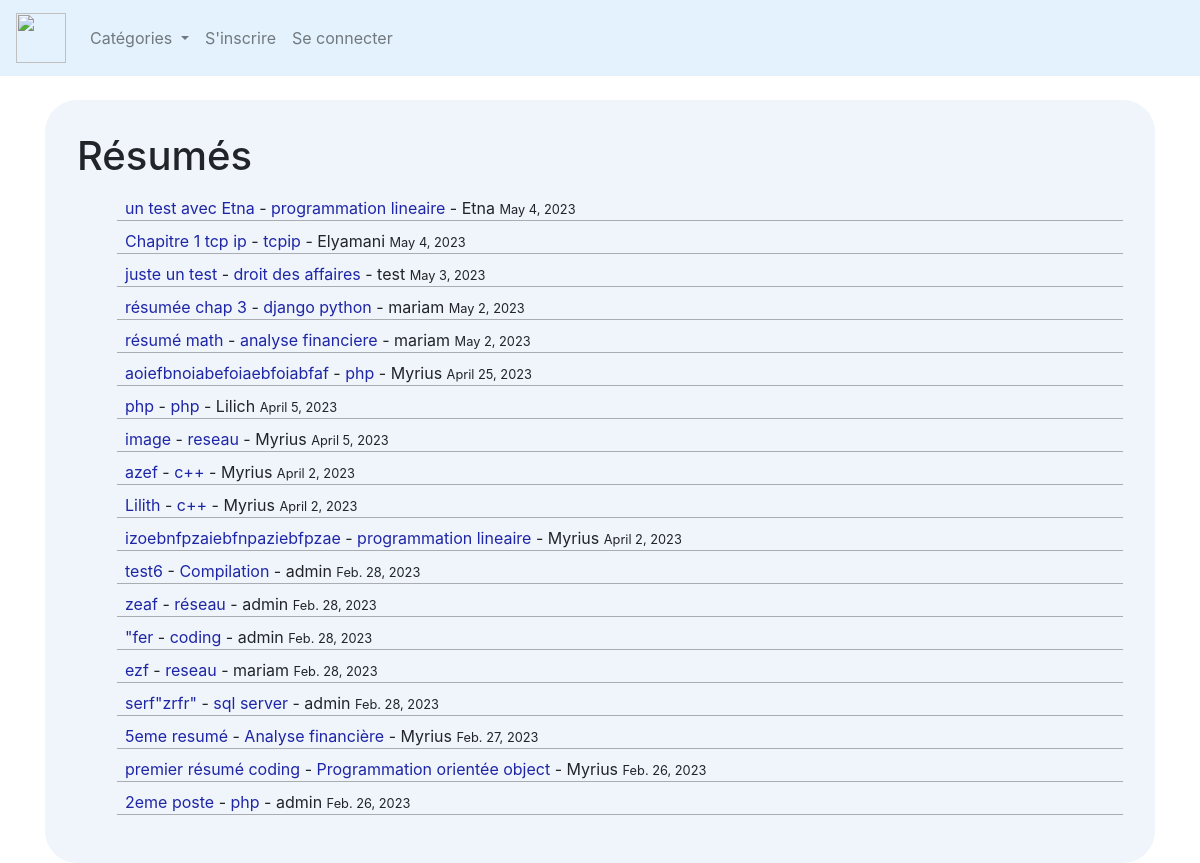
/, run on an earlier commit of the app's database.
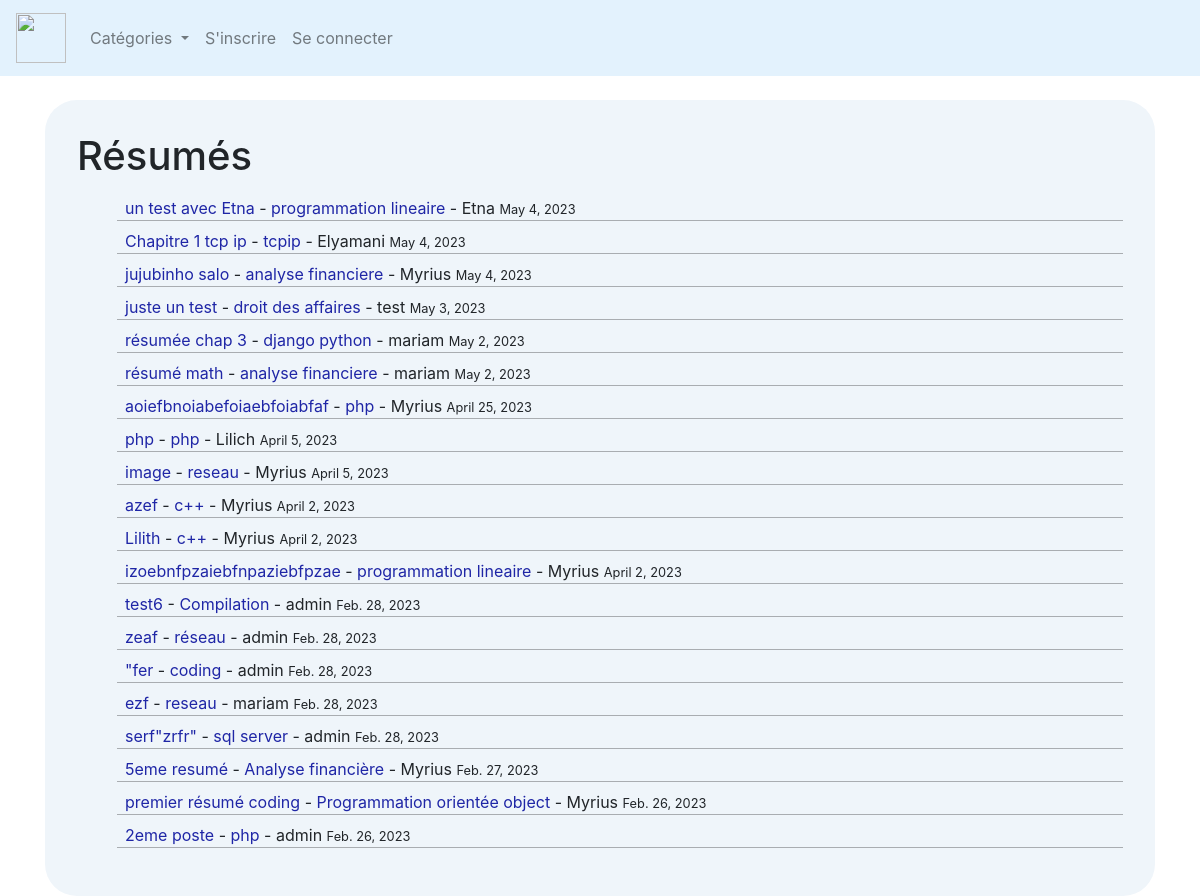
And on a later commit of the database.
### LeBlog/models.py (models this page shows, shortened)
class Post(models.Model):
        title = models.CharField(max_length=255)
        header_image = models.ImageField(null=True, blank=True, upload_to="images/")
        title_tag = models.CharField(max_length=255)
        author = models.ForeignKey(User, on_delete=models.CASCADE)
        body = RichTextField(blank=True, null=True)
        post_date = models.DateField(auto_now_add=True)
        categorie = models.CharField(max_length=255)
        snippet = models.CharField(max_length=255, default='coding')
        likes = models.ManyToManyField(User, related_name='resumee')

### LeBlog/views.py (the view)
# urls.py: path('', HomeView.as_view(), name="home"),
class HomeView(ListView):
    model = Post
    template_name = 'home.html'
    ordering = ['-post_date']
    def get_context_data(self, *args, **kwargs):
        cat_menu = Categorie.objects.all()
        context = super(HomeView, self).get_context_data(*args, **kwargs)
        context["cat_menu"] = cat_menu
        return context

### LeBlog/models.py (called while the page is built)
        def __str__(self):
            return self.name

### LeBlog/templates/home.html (shortened to what this page needs)
{% extends 'base.html' %}
{% load static %}
{% block content %}
<html>
  <head>
    <link rel="stylesheet" type="text/css" href="{% static 'leBlog/css/style.css' %}">
  </head>
  <body>
  <div class="main_container">
  <h1>Résumés</h1>
    <ul>
{%for post in object_list%}
  <div class="post_container">
    <li> <a href="{% url 'post-details' post.pk %}">{{post.title}}</a> -
        <a href="{% url 'categorie' post.categorie|slugify %}">{{post.categorie}}</a>
        - {{post.author}}
        <small>{{ post.post_date }}</small>
  </div>
{%endfor%}
</ul>
</div>
  </body>
</html>
{% endblock %}

What changed in the data, as far as the page shows it:
added Post: title "jujubinho salo", categorie "analyse financiere", author "Myrius", post_date "May 4, 2023"
